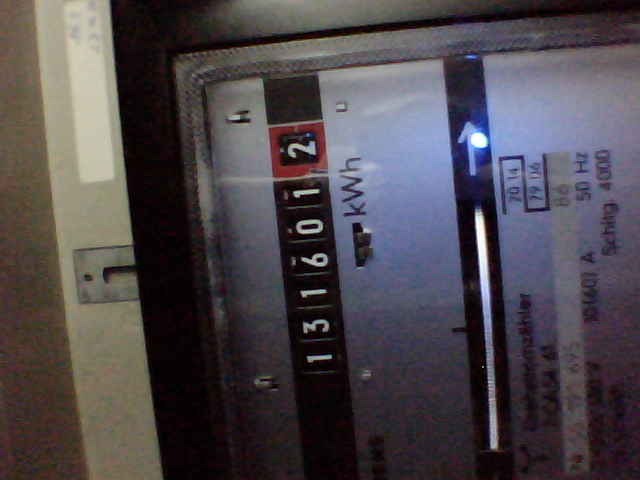
#> input picture counterraw.png, 640 x 480 px
$ python canny.py
#> lines starting #> are read from the running program, lines starting #| are printed output that depends on the picture
import cv2
import numpy as np

window_name = "canny"
lowThreshold = 10
highThreshold = 110
gray = None

def rotate(img, degrees):
    height, width = img.shape[:2]
    center_x, center_y = (width / 2, height / 2)

    M = cv2.getRotationMatrix2D((center_x, center_y), -degrees, 1)
    cos = np.abs(M[0, 0])
    sin = np.abs(M[0, 1])

    new_width = int((height * sin) + (width * cos))
    new_height = int((height * cos) + (width * sin))

    M[0, 2] += (new_width / 2) - center_x
    M[1, 2] += (new_height / 2) - center_y

    rotated = cv2.warpAffine(img, M, (new_width, new_height))

    return rotated

def do_canny():
    print(lowThreshold, highThreshold)
    detected_edges = cv2.Canny(gray, lowThreshold, highThreshold, 4)
    cv2.imshow(window_name, detected_edges)


def do_canny_low(val):
    global lowThreshold
    lowThreshold = val
    do_canny()


def do_canny_high(val):
    global highThreshold
    highThreshold = val
    do_canny()


if __name__ == '__main__':
    orig = cv2.imread('counterraw.png')
#> orig is the input picture: shape (480, 640, 3); mean B, G, R 77, 72, 77.6
    lowThreshold = 100
    highThreshold = 200

    # grayscale
    gray = cv2.cvtColor(orig, cv2.COLOR_BGR2GRAY)
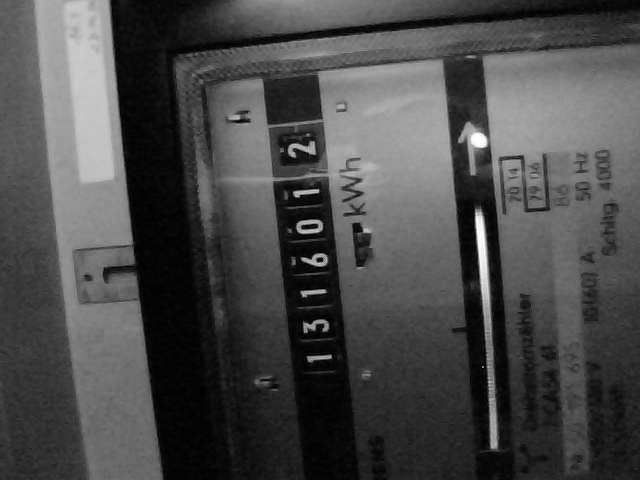
#> gray: shape (480, 640); min 0, max 254, mean 74.1
    gray = rotate(gray, 90)
#> in rotate, `rotated = cv2.warpAffine(img, M, (new_width, new_height))`:
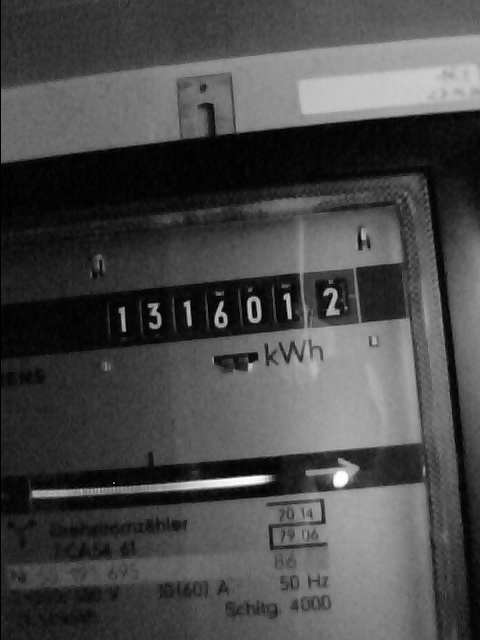
#> rotated: shape (640, 480); min 0, max 254, mean 74
    cv2.namedWindow(window_name, cv2.WINDOW_AUTOSIZE)

    cv2.createTrackbar("Low Threshold:", window_name, lowThreshold, 500, do_canny_low)
    cv2.createTrackbar("High Threshold:", window_name, highThreshold, 500, do_canny_high)

    do_canny_low(0)
#> in do_canny, `detected_edges = cv2.Canny(gray, lowThreshold, highThreshold, 4)`:
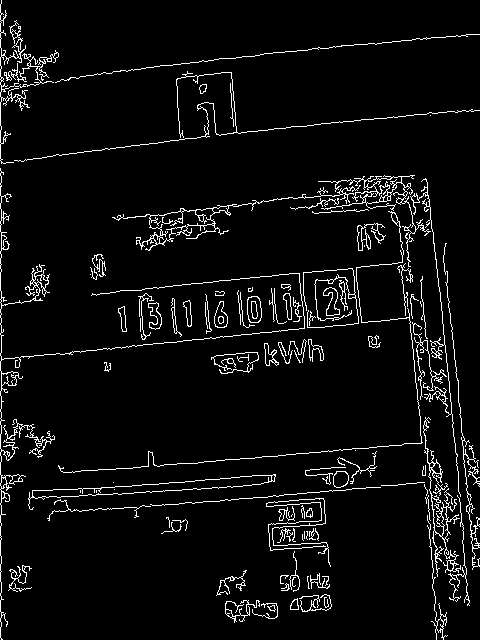
#> detected_edges: shape (640, 480); 5.1% white in thin lines or dots

    cv2.waitKey()
#> in do_canny (call 2), `detected_edges = cv2.Canny(gray, lowThreshold, highThreshold, 4)`:
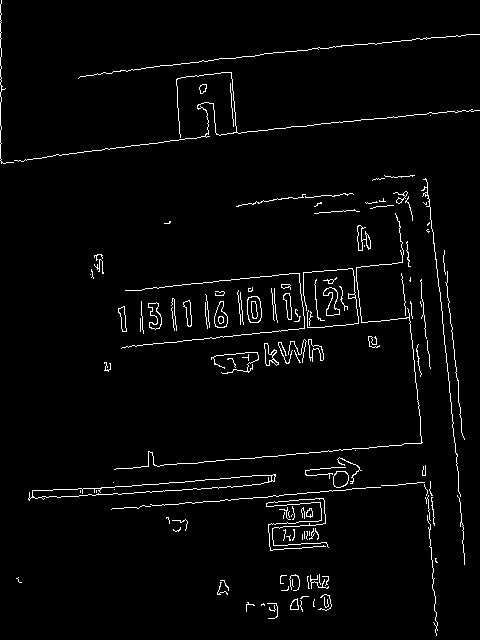
#> detected_edges: shape (640, 480); 2.7% white in thin lines or dots
